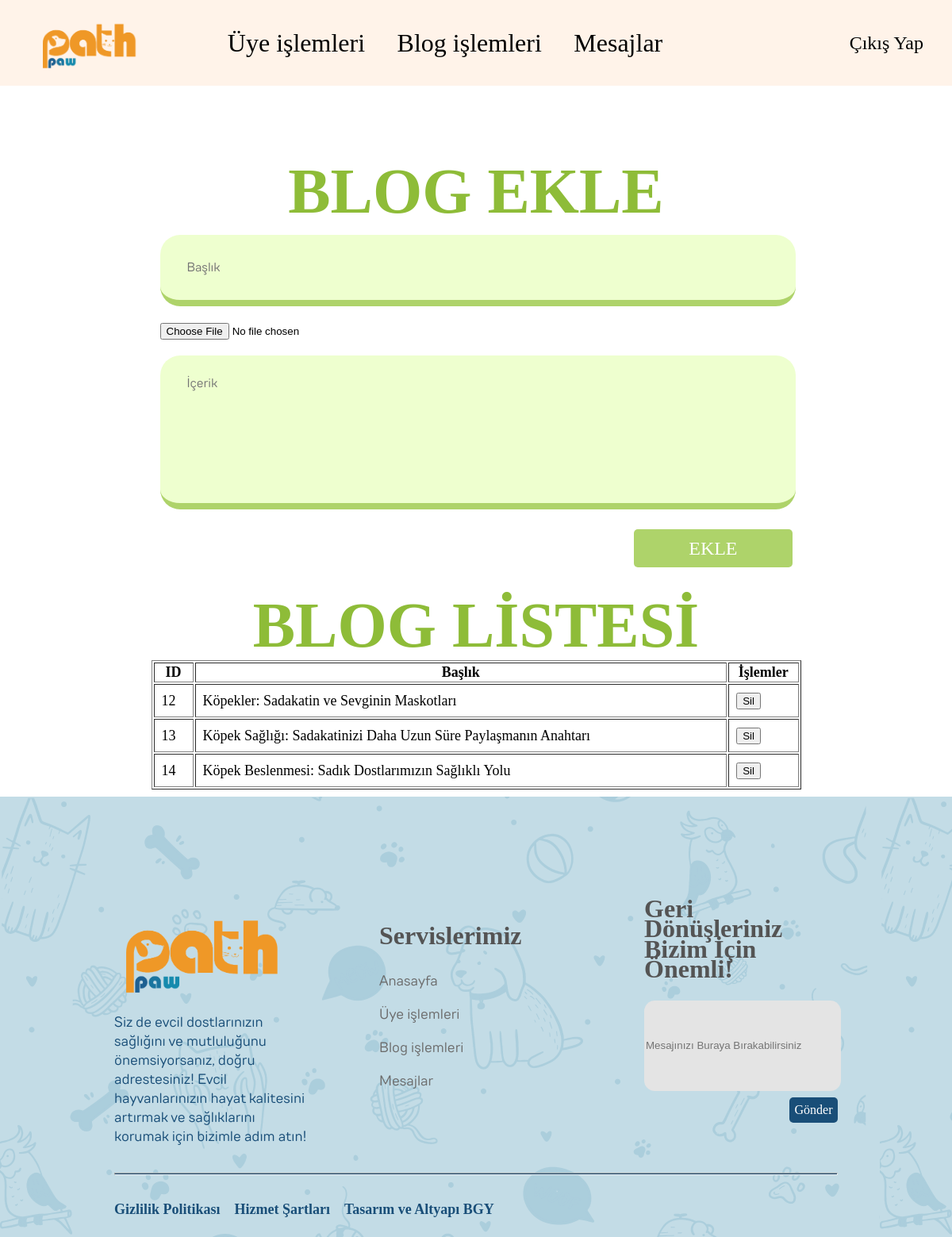
The page /php/admin/addblog.php (signed in) on the database its author committed.
### tables this page shows
CREATE TABLE `blog` (
  `blog_id` int(11) NOT NULL,
  `title` varchar(255) NOT NULL,
  `content` text NOT NULL,
  `image` varchar(255) DEFAULT NULL,
  `created_at` timestamp NOT NULL DEFAULT current_timestamp()
);

### php/admin/addblog.php (the view, shortened to what this page needs)
<?php
$conn = new mysqli("localhost", "root", "", "pawpath");
$result = $conn->query("SELECT blog_id, title FROM blog");
$blogs = $result->fetch_all(MYSQLI_ASSOC);
?>
<!DOCTYPE html>
<html lang="en">
<head>
    <link rel="stylesheet" href="../../css/style.css">
    <link rel="stylesheet" href="../../css/tasima.css">
</head>
<body>
    <div class="container">
        <div class="col-head">
            <div class="col-logo"><img src="../../img/logo.png"></div>
            <div class="col-menu">
                <ul>
                    <li><a href="adduser.php">Üye işlemleri</a></li>
                    <li><a href="addblog.php">Blog işlemleri</a></li>
                    <li><a href="messages.php">Mesajlar</a></li>
                </ul>
            </div>
            <div class="col-user-act">
                <ul>
                    <li><a href="../../php/logout.php">Çıkış Yap</a></li>
                </ul>
            </div>
        </div>
        <div class="columns col-abus-contact col-add-blog">
                <h1 id="ilk">BLOG EKLE</h1>
                <table border="0">
                    <form action="addblog.php" method="POST">
                        <tr>
                            <td colspan="2"><input type="text" name="title" placeholder="Başlık"></td>
                        </tr>
                        <tr>
                            <td colspan="2"><input type="file" name="image" placeholder="Resim"></td>
                        </tr>
                        <tr>
                            <td colspan="2"><textarea name="content" id="msg"placeholder="İçerik"></textarea></td>
                        </tr>
                        <tr>
                            <td colspan="2"><input type="submit"name="add_blog" value="EKLE"></td>
                        </tr>
                    </form>
                </table>
            </div>
            <div class="columns col-abus-contact col-list-blogs">
            <h1 id="ilk">BLOG LİSTESİ</h1>
            <table border="1">
                <tr>
                    <th>ID</th>
                    <th>Başlık</th>
                    <th>İşlemler</th>
                </tr>
                <?php foreach ($blogs as $blog): ?>
                    <tr>
                        <td><?php echo $blog['blog_id']; ?></td>
                        <td><?php echo $blog['title']; ?></td>
                        <td>
                            <form action="" method="POST">
                                <button type="submit" name="delete_blog">Sil</button>
                            </form>
                        </td>
                    </tr>
                <?php endforeach; ?>
            </table>
        </div>
        <div class="col-footer col-footer-bg">
            <div class="col-footer1">
                <div class="col-left">
                    <img src="../../img/logo.png"><br>
                    <p>Siz de evcil dostlarınızın sağlığını ve mutluluğunu önemsiyorsanız, doğru adrestesiniz! Evcil hayvanlarınızın hayat kalitesini artırmak ve sağlıklarını korumak için bizimle adım atın!</p>
                </div>
                <div class="col-center">
                    <h2>Servislerimiz</h2>
                    <ul>
                        <li><a href="index.php">Anasayfa</a></li>
                        <li><a href="#">Üye işlemleri</a></li>
                        <li><a href="#">Blog işlemleri</a></li>
                        <li><a href="#">Mesajlar</a></li>
                    </ul>
                </div>
                <div class="col-right">
                    <h6>Geri Dönüşleriniz Bizim İçin Önemli!</h6>
                    <form>
                        <input type="text" id="footertext" placeholder="Mesajınızı Buraya Bırakabilirsiniz" />
                        <button type="submit" id="footerbtn">Gönder</button>
                    </form>
                </div>
            </div>
            <div class="col-footer-hr"><hr></div>
            <div class="col-footer2">
                <div class="col-copy">
                    <h4>Gizlilik Politikası</h4>
                    <h4>Hizmet Şartları</h4>
                    <h4>Tasarım ve Altyapı BGY</h4>
                </div>
            </div>
        </div>
    </div>
</body>
</html>

### rows shown on the page
blog: blog_id "12", title "Köpekler: Sadakatin ve Sevginin Maskotları"
blog: blog_id "13", title "Köpek Sağlığı: Sadakatinizi Daha Uzun Süre Paylaşmanın Anahtarı"
blog: blog_id "14", title "Köpek Beslenmesi: Sadık Dostlarımızın Sağlıklı Yolu"
